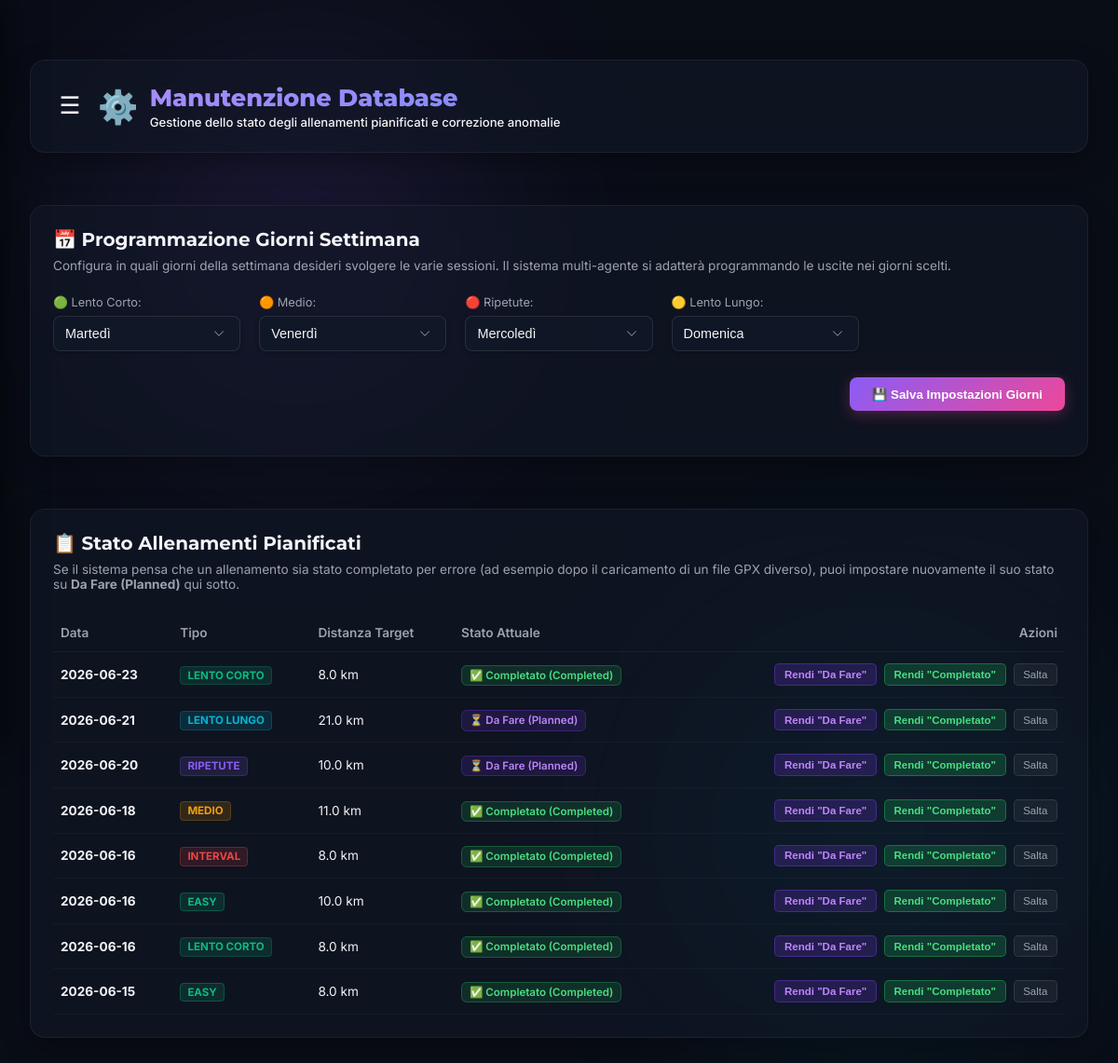
/maintenance, run on an earlier commit of the app's database.
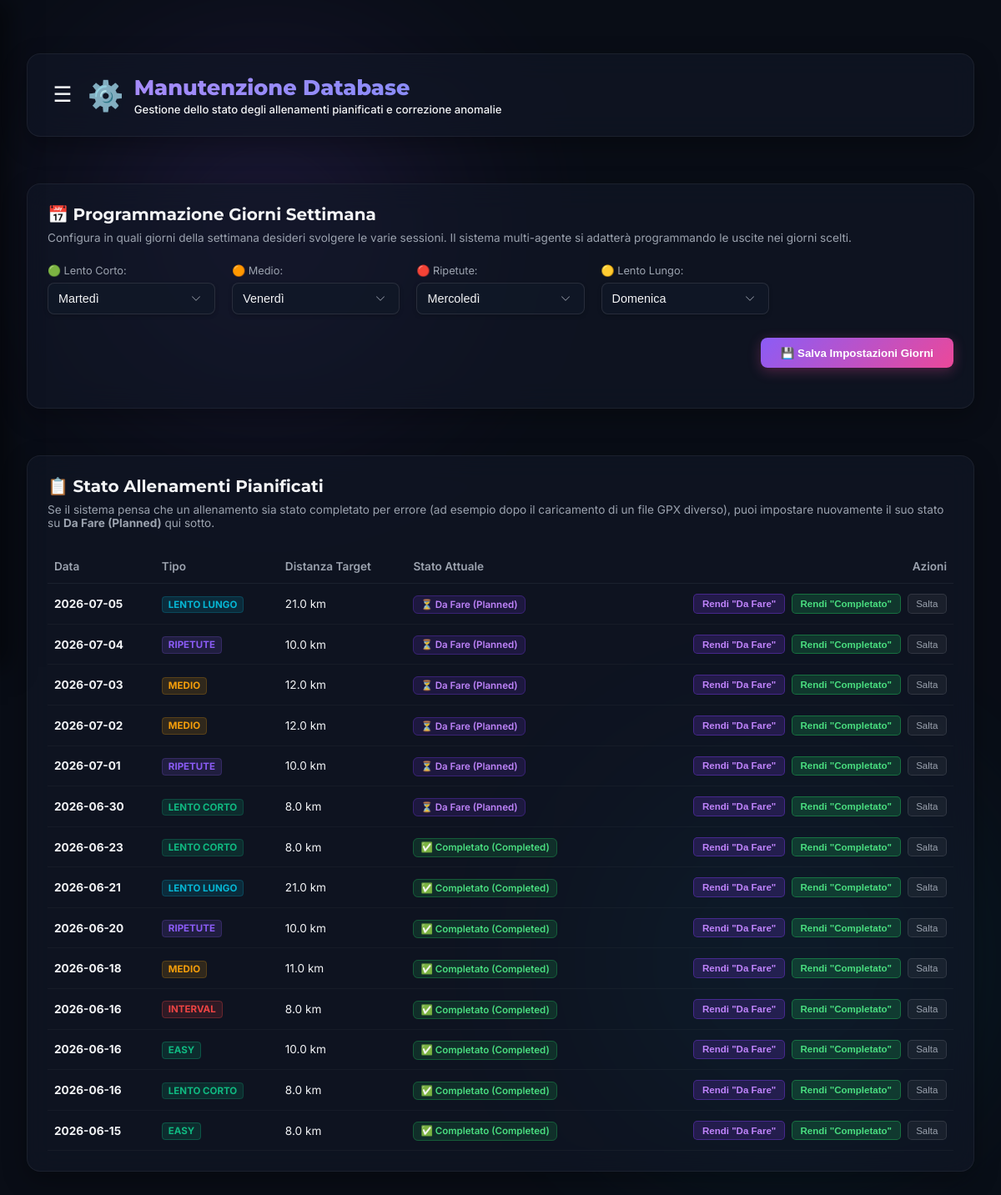
And on a later commit of the database.
### database/database.py (models this page shows, shortened)
class Base(DeclarativeBase):
    pass

class WorkoutPlanned(Base):
    __tablename__ = "workouts_planned"
    id: Mapped[int] = mapped_column(Integer, primary_key=True, autoincrement=True)
    date: Mapped[datetime.date] = mapped_column(Date, nullable=False)
    type: Mapped[str] = mapped_column(String, nullable=False)  # e.g., "easy", "tempo", "interval", "long"
    target_distance: Mapped[float] = mapped_column(Float, nullable=False)  # in km
    prompt_text: Mapped[Optional[str]] = mapped_column(String, nullable=True)  # LLM prompt details
    parser_template: Mapped[Optional[Dict[str, Any]]] = mapped_column(JSON, nullable=True)  # JSON structure for laps
    status: Mapped[str] = mapped_column(String, default="planned")  # "planned", "completed", "skipped"
    executed_workouts: Mapped[List["WorkoutExecuted"]] = relationship(
        "WorkoutExecuted", back_populates="planned_workout"
    )

### main.py (the view)
@app.get("/maintenance", response_class=HTMLResponse)
def get_maintenance(request: Request, db: Session = Depends(get_db)):
    from agents.nodes import get_workout_days
    planned_workouts = db.query(WorkoutPlanned).order_by(WorkoutPlanned.date.desc()).all()
    workout_days = get_workout_days()
    return templates.TemplateResponse(
        request=request,
        name="maintenance.html",
        context={
            "planned_workouts": planned_workouts,
            "workout_days": workout_days
        }
    )

### templates/maintenance.html (shortened to what this page needs)
<!DOCTYPE html>
<html lang="it">
<head>
    <link rel="stylesheet" href="/static/css/style.css?v=1.1">
</head>
<body>
    <div class="bg-glow bg-glow-purple"></div>
    <div class="bg-glow bg-glow-blue"></div>
    <div class="container" style="max-width: 1200px; margin: 0 auto; padding: 2rem 1rem;">
        <header class="dashboard-header glass-card" style="margin-bottom: 2rem; display: flex; align-items: center; justify-content: space-between; flex-wrap: wrap; gap: 1rem;">
            <div class="header-logo" style="display: flex; align-items: center; gap: 0.75rem;">
                <button class="hamburger-menu-btn" onclick="toggleSidebar()" aria-label="Apri menu">☰</button>
                <span class="logo-emoji" style="font-size: 2.2rem;">⚙️</span>
                <div class="logo-text">
                    <h1 style="margin: 0; font-family: 'Montserrat', sans-serif; font-size: 1.6rem; font-weight: 800; background: linear-gradient(135deg, #a78bfa, #818cf8); -webkit-background-clip: text; -webkit-text-fill-color: transparent;">Manutenzione Database</h1>
                    <p style="margin: 0.2rem 0 0 0; font-size: 0.82rem; color: var(--text-muted);">Gestione dello stato degli allenamenti pianificati e correzione anomalie</p>
                </div>
            </div>
        </header>
        <div class="glass-card" style="padding: 1.5rem; margin-bottom: 2rem;">
            <h2 style="font-family: 'Montserrat', sans-serif; font-size: 1.25rem; font-weight: 700; margin-top: 0; margin-bottom: 0.5rem; color: var(--text-primary);">📅 Programmazione Giorni Settimana</h2>
            <p style="font-size: 0.85rem; color: var(--text-secondary); margin-bottom: 1.5rem;">
                Configura in quali giorni della settimana desideri svolgere le varie sessioni. Il sistema multi-agente si adatterà programmando le uscite nei giorni scelti.
            </p>
            <form id="update-days-form" onsubmit="submitDaysForm(event)" style="display: grid; grid-template-columns: repeat(auto-fit, minmax(200px, 1fr)); gap: 1.25rem; margin-bottom: 1.5rem;">
                {% set days = ["Lunedì", "Martedì", "Mercoledì", "Giovedì", "Venerdì", "Sabato", "Domenica"] %}
                <div style="display: flex; flex-direction: column; gap: 0.4rem;">
                    <label style="font-size: 0.8rem; color: var(--text-secondary);">🟢 Lento Corto:</label>
                    <select name="lento_corto" class="form-control" style="background: rgba(17,24,39,0.9); border: 1px solid var(--border-color); padding: 0.6rem; border-radius: 8px; color: var(--text-primary); font-size: 0.85rem;">
                        {% for d in days %}
                        <option value="{{ d }}" {% if workout_days.lento_corto == d %}selected{% endif %}>{{ d }}</option>
                        {% endfor %}
                    </select>
                </div>
                <div style="display: flex; flex-direction: column; gap: 0.4rem;">
                    <label style="font-size: 0.8rem; color: var(--text-secondary);">🟠 Medio:</label>
                    <select name="medio" class="form-control" style="background: rgba(17,24,39,0.9); border: 1px solid var(--border-color); padding: 0.6rem; border-radius: 8px; color: var(--text-primary); font-size: 0.85rem;">
                        {% for d in days %}
                        <option value="{{ d }}" {% if workout_days.medio == d %}selected{% endif %}>{{ d }}</option>
                        {% endfor %}
                    </select>
                </div>
                <div style="display: flex; flex-direction: column; gap: 0.4rem;">
                    <label style="font-size: 0.8rem; color: var(--text-secondary);">🔴 Ripetute:</label>
                    <select name="ripetute" class="form-control" style="background: rgba(17,24,39,0.9); border: 1px solid var(--border-color); padding: 0.6rem; border-radius: 8px; color: var(--text-primary); font-size: 0.85rem;">
                        {% for d in days %}
                        <option value="{{ d }}" {% if workout_days.ripetute == d %}selected{% endif %}>{{ d }}</option>
                        {% endfor %}
                    </select>
                </div>
                <div style="display: flex; flex-direction: column; gap: 0.4rem;">
                    <label style="font-size: 0.8rem; color: var(--text-secondary);">🟡 Lento Lungo:</label>
                    <select name="lento_lungo" class="form-control" style="background: rgba(17,24,39,0.9); border: 1px solid var(--border-color); padding: 0.6rem; border-radius: 8px; color: var(--text-primary); font-size: 0.85rem;">
                        {% for d in days %}
                        <option value="{{ d }}" {% if workout_days.lento_lungo == d %}selected{% endif %}>{{ d }}</option>
                        {% endfor %}
                    </select>
                </div>
                <div style="grid-column: 1 / -1; text-align: right; margin-top: 0.5rem;">
                    <button type="submit" class="btn-submit" style="background: linear-gradient(135deg, var(--color-purple), var(--color-pink)); border: none; padding: 0.65rem 1.5rem; font-weight: 700; border-radius: 8px; color: white; cursor: pointer; transition: transform 0.2s; box-shadow: 0 4px 15px rgba(236,72,153,0.3);">
                        💾 Salva Impostazioni Giorni
                    </button>
                </div>
            </form>
        </div>
        <div class="glass-card" style="padding: 1.5rem; margin-bottom: 2rem;">
            <h2 style="font-family: 'Montserrat', sans-serif; font-size: 1.25rem; font-weight: 700; margin-top: 0; margin-bottom: 0.5rem; color: var(--text-primary);">📋 Stato Allenamenti Pianificati</h2>
            <p style="font-size: 0.85rem; color: var(--text-secondary); margin-bottom: 1.5rem;">
                Se il sistema pensa che un allenamento sia stato completato per errore (ad esempio dopo il caricamento di un file GPX diverso), puoi impostare nuovamente il suo stato su <strong>Da Fare (Planned)</strong> qui sotto.
            </p>
            <div class="table-wrapper">
                <table style="width: 100%; border-collapse: collapse; text-align: left;">
                    <thead>
                        <tr style="border-bottom: 1px solid var(--border-color);">
                            <th style="padding: 0.75rem 0.5rem;">Data</th>
                            <th style="padding: 0.75rem 0.5rem;">Tipo</th>
                            <th style="padding: 0.75rem 0.5rem;">Distanza Target</th>
                            <th style="padding: 0.75rem 0.5rem;">Stato Attuale</th>
                            <th style="padding: 0.75rem 0.5rem; text-align: right;">Azioni</th>
                        </tr>
                    </thead>
                    <tbody>
                        {% if planned_workouts %}
                        {% for w in planned_workouts %}
                        <tr style="border-bottom: 1px solid rgba(255,255,255,0.04); transition: background-color 0.2s;">
                            <td style="padding: 0.75rem 0.5rem;"><strong>{{ w.date }}</strong></td>
                            <td style="padding: 0.75rem 0.5rem;">
                                <span class="workout-type-tag type-{{ w.type }}" style="font-size: 0.72rem; font-weight: 700; padding: 0.15rem 0.45rem; border-radius: 4px;">
                                    {{ w.type | replace('_', ' ') | upper }}
                                </span>
                            </td>
                            <td style="padding: 0.75rem 0.5rem;">{{ w.target_distance }} km</td>
                            <td style="padding: 0.75rem 0.5rem;">
                                {% if w.status == 'planned' %}
                                <span style="background: rgba(124, 58, 237, 0.15); color: #c084fc; font-size: 0.72rem; font-weight: 600; padding: 0.2rem 0.5rem; border-radius: 6px; border: 1px solid rgba(124, 58, 237, 0.3);">
                                    ⏳ Da Fare (Planned)
                                </span>
                                {% elif w.status == 'completed' %}
                                <span style="background: rgba(34, 197, 94, 0.15); color: #4ade80; font-size: 0.72rem; font-weight: 600; padding: 0.2rem 0.5rem; border-radius: 6px; border: 1px solid rgba(34, 197, 94, 0.3);">
                                    ✅ Completato (Completed)
                                </span>
                                {% else %}
                                <span style="background: rgba(156, 163, 175, 0.15); color: #d1d5db; font-size: 0.72rem; font-weight: 600; padding: 0.2rem 0.5rem; border-radius: 6px; border: 1px solid rgba(156, 163, 175, 0.3);">
                                    ⏭️ Saltato (Skipped)
                                </span>
                                {% endif %}
                            </td>
                            <td style="padding: 0.75rem 0.5rem; text-align: right;">
                                <div style="display: inline-flex; gap: 0.5rem;">
                                    <button onclick="updateStatus({{ w.id }}, 'planned')" style="background: rgba(124, 58, 237, 0.2); border: 1px solid rgba(124, 58, 237, 0.4); color: #c084fc; padding: 0.3rem 0.6rem; border-radius: 5px; font-size: 0.72rem; cursor: pointer; transition: all 0.2s; font-weight: 600;" onmouseover="this.style.background='rgba(124, 58, 237, 0.35)'" onmouseout="this.style.background='rgba(124, 58, 237, 0.2)'">
                                        Rendi "Da Fare"
                                    </button>
                                    <button onclick="updateStatus({{ w.id }}, 'completed')" style="background: rgba(34, 197, 94, 0.2); border: 1px solid rgba(34, 197, 94, 0.4); color: #4ade80; padding: 0.3rem 0.6rem; border-radius: 5px; font-size: 0.72rem; cursor: pointer; transition: all 0.2s; font-weight: 600;" onmouseover="this.style.background='rgba(34, 197, 94, 0.35)'" onmouseout="this.style.background='rgba(34, 197, 94, 0.2)'">
                                        Rendi "Completato"
                                    </button>
                                    <button onclick="updateStatus({{ w.id }}, 'skipped')" style="background: rgba(255, 255, 255, 0.05); border: 1px solid rgba(255, 255, 255, 0.1); color: var(--text-secondary); padding: 0.3rem 0.6rem; border-radius: 5px; font-size: 0.72rem; cursor: pointer; transition: all 0.2s;" onmouseover="this.style.background='rgba(255, 255, 255, 0.1)'" onmouseout="this.style.background='rgba(255, 255, 255, 0.05)'">
                                        Salta
                                    </button>
                                </div>
                            </td>
                        </tr>
                        {% endfor %}
                        {% else %}
                        <tr>
                            <td colspan="5" style="text-align: center; padding: 2rem; color: var(--text-muted);">Nessun allenamento pianificato presente nel database.</td>
                        </tr>
                        {% endif %}
                    </tbody>
                </table>
            </div>
        </div>
    </div>
</body>
</html>

What changed in the data, as far as the page shows it:
added WorkoutPlanned: date "2026-07-05", type "LENTO LUNGO", target_distance "21.0", status "⏳ Da Fare (Planned)"
added WorkoutPlanned: date "2026-07-04", type "RIPETUTE", target_distance "10.0", status "⏳ Da Fare (Planned)"
added WorkoutPlanned: date "2026-07-03", type "MEDIO", target_distance "12.0", status "⏳ Da Fare (Planned)"
added WorkoutPlanned: date "2026-07-02", type "MEDIO", target_distance "12.0", status "⏳ Da Fare (Planned)"
added WorkoutPlanned: date "2026-07-01", type "RIPETUTE", target_distance "10.0", status "⏳ Da Fare (Planned)"
added WorkoutPlanned: date "2026-06-30", type "LENTO CORTO", target_distance "8.0", status "⏳ Da Fare (Planned)"
changed WorkoutPlanned (number 8 of 14 on the later page): status "⏳ Da Fare (Planned)" → "✅ Completato (Completed)"
changed WorkoutPlanned (number 9 of 14 on the later page): status "⏳ Da Fare (Planned)" → "✅ Completato (Completed)"
